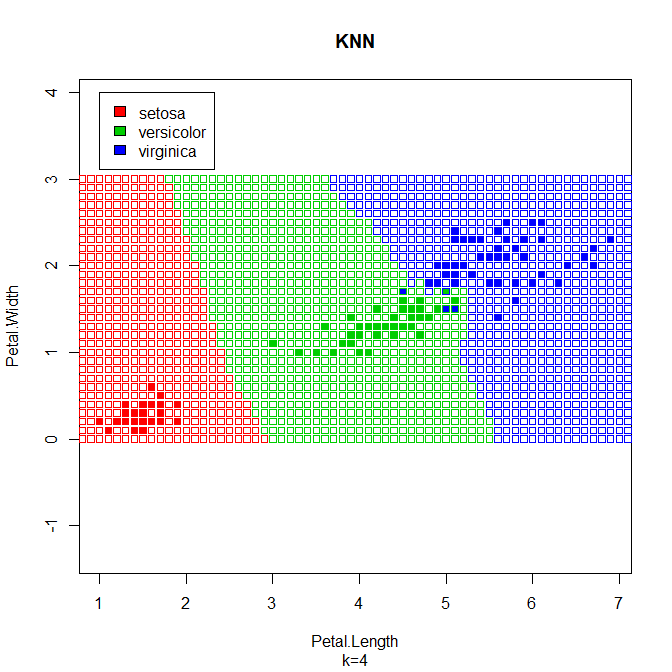

The script that drew this image:
readinteger <- function()
{ 
  n <- readline(prompt="Enter an integer: ")
  if(!grepl("^[0-9]+$",n))
  {
    return(readinteger())
  }
  
  return(as.integer(n))
}

distance <- function(x1, x2)
{
  return(sqrt(sum((x1 - x2) ^ 2)))
}

knn <- function (inputData, x1, x2, k)
{
  rows <- nrow(inputData)
  distances <- matrix(NA, nrow = rows, ncol = 2)
  for (i in 1:rows)
  {
    if (inputData[i, "Species"] == "setosa")
      distances[i, 1] <- 1
    else if (inputData[i, "Species"] == "versicolor")
      distances[i, 1] <- 2
    else
      distances[i, 1] <- 3
    distances[i, 2] <-
      distance(c(x1, x2), c(inputData[i, 3], inputData[i, 4]))
  }
  
  distances <- distances[order(distances[, 2]), ]
  near <- c()
  for (i in 1:k)
  {
    near[i] <- distances[i, 1]
  }
  t <- table(near)
  class <- names(t)[which.max(t)]
  if (class == 1)
    return("setosa")
  else if (class == 2)
    return("versicolor")
  else
    return("virginica")
}

loo.knn <- function(inputData, k)
{
  rows <- nrow(inputData)
  errCnt = 0
  for (i in 1:rows)
  {
    ans <- knn(inputData[-i, ], inputData[i, 3], inputData[i, 4], k)
    if (ans != inputData[i, "Species"])
      errCnt = errCnt + 1
  }
  return(errCnt)
}

printer<-function (k)
{
    dev.new(width=5, height=4)
    colors <- c("setosa" = "red", "versicolor" = "green3",
                "virginica" = "blue")
    plot(iris[, 3:4], pch = 22, bg = colors[iris$Species], col =
           colors[iris$Species], asp = 1)
    
    for (i in (seq(0,3,0.1)))
    {
        for (j in (seq(0,8,0.1))){
            points(j,i,pch = 22, col = colors[knn(iris,j,i,k)], asp=1)
        }
    }
    
    legend(1,4,c("setosa","versicolor","virginica"),c("setosa" = "red", "versicolor" = "green3","virginica" = "blue"))
}

presentaion <- function()
{
  cat("Specify what you want:", "\n\t 1. knn", "\n\t 2. loo for knn", "\n\t 3. draw class map")
  answer <- readinteger()
  if (answer == 1)
  {
    cat("\nspecify point's x coordiate: ")
    x1 <- readinteger()
    cat("\nspecify point's y coordiate: ")
    x2 <- readinteger()
    cat("\nspecify neigbors count: ")
    k <- readinteger()
    cat("\nanswer: ", knn(iris,x1,x2,k))
    break
  }
  if (answer == 2)
  {
    cat("\nspecify neigbors count: ")
    k <- readinteger()
    cat("\nanswer: ", loo.knn(iris,k))
    break
  }
  if (answer == 3)
  {
    cat("\nspecify neigbors count: ")
    k <- readinteger()
    cat("draw in progress... ")
    printer(k)
    cat("Done!")
  }
}
